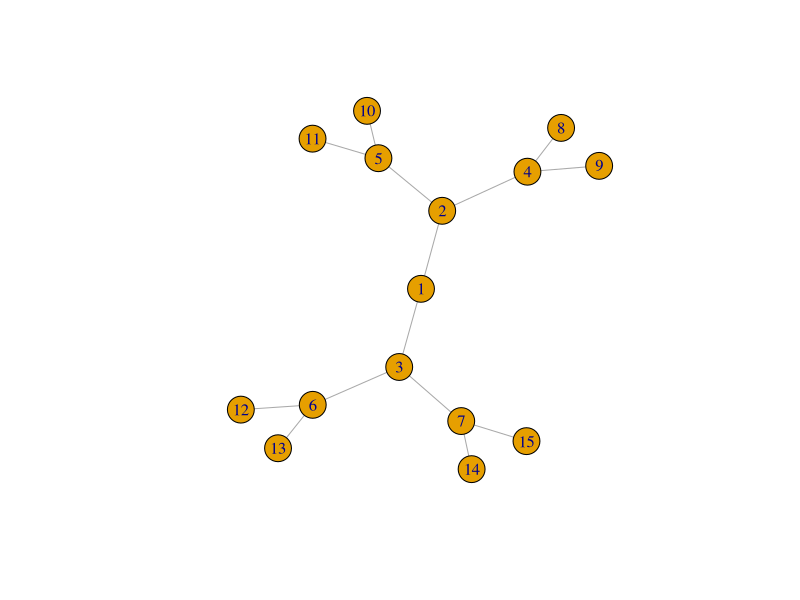
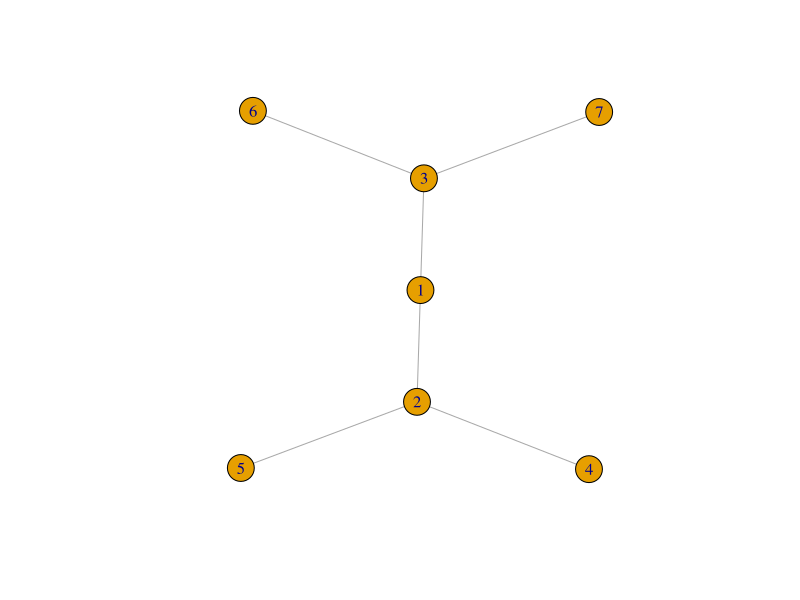
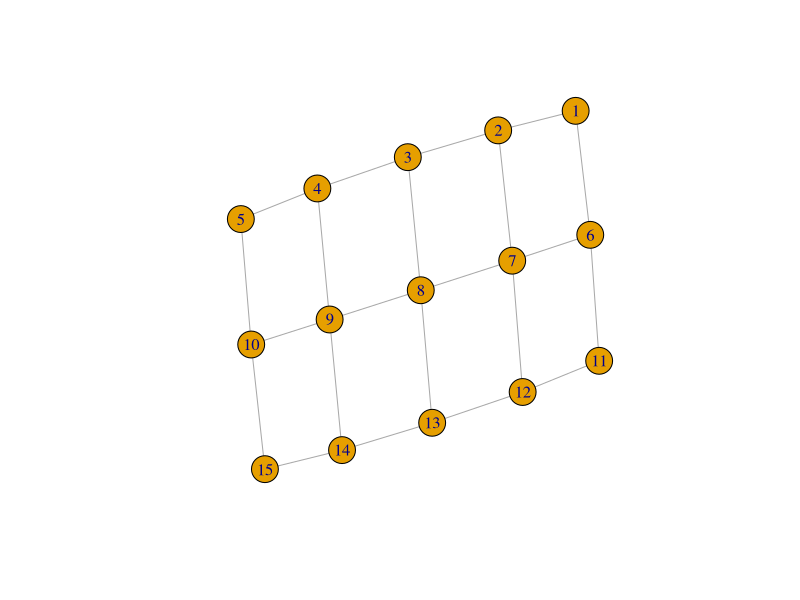
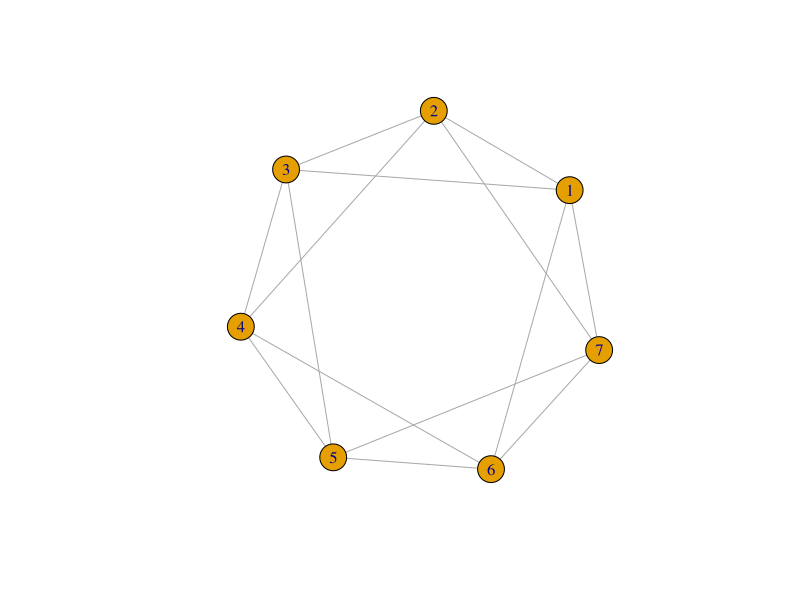
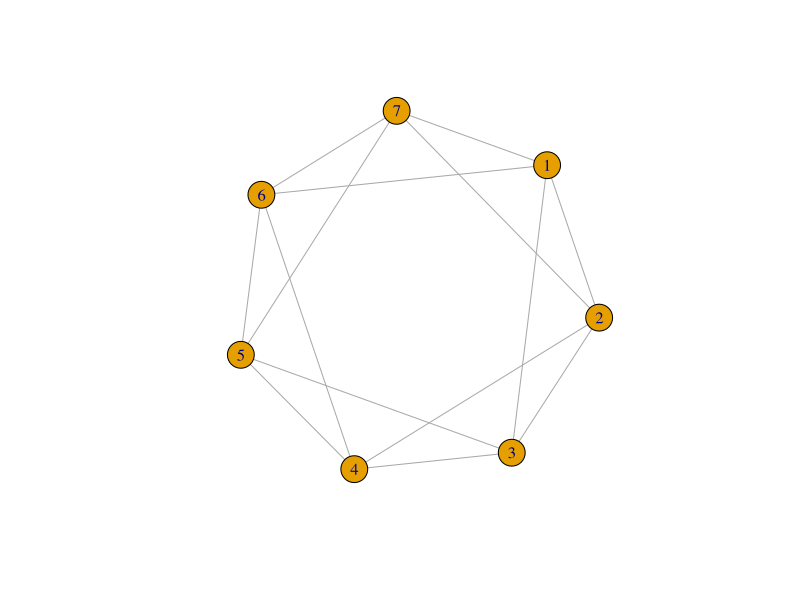
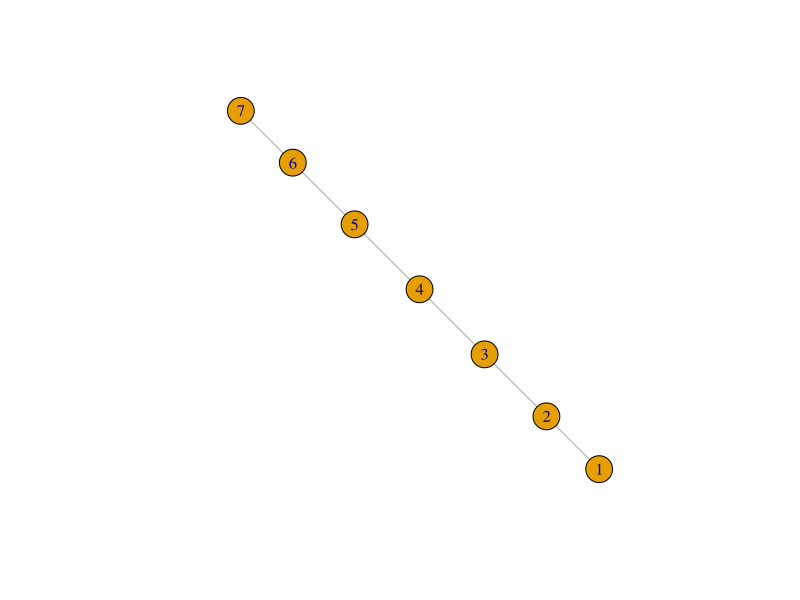
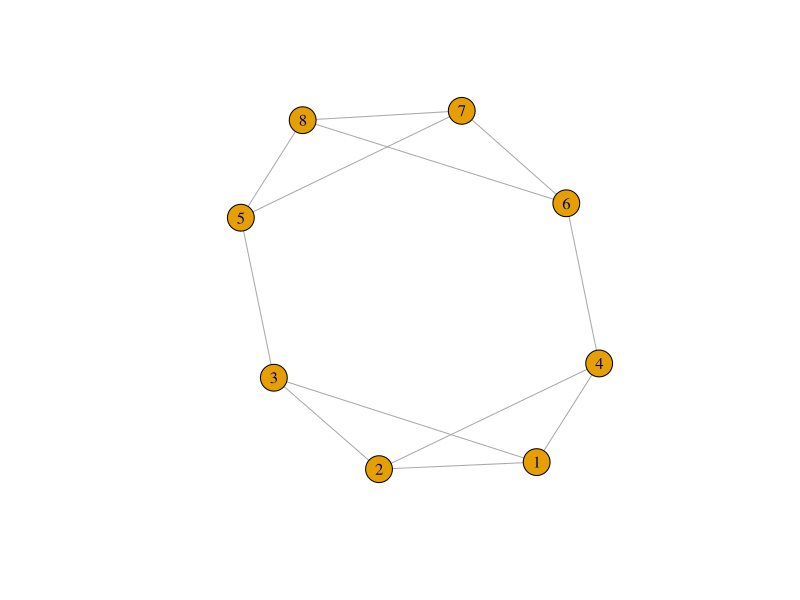
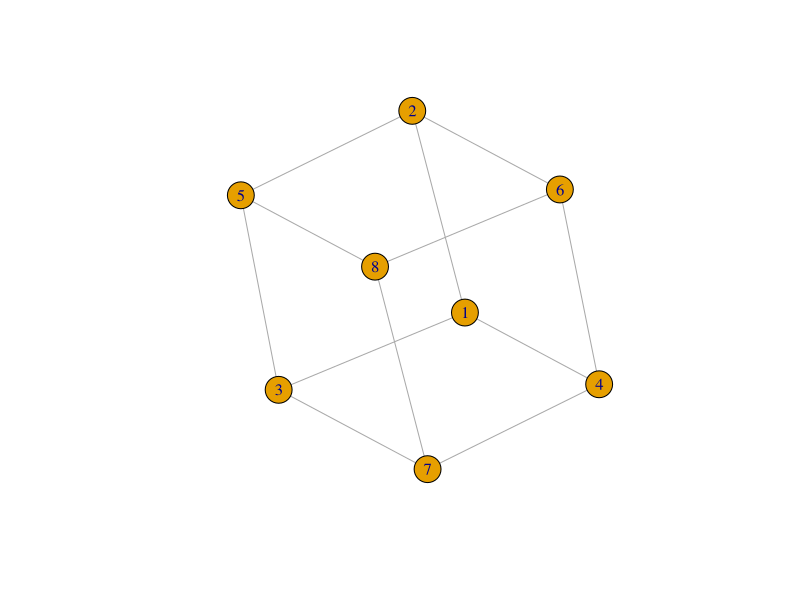

These charts were generated, in order, by the following R code: (Note: this script raises an error after producing the figures.)
library(igraph)
#########################################################################################################
#Anderson lab grpahs
#Dend 15
gt <- graph.tree(15, 2, "undirected") # Make the dendritic graph. 'undirected' option needs to be included to get the correct adjacency matrix
plot(gt) # Make a picture to check that it is right
gt.matrix <- as_adjacency_matrix(gt) # Get the adjacency matrix from the graph
gt.ev <- eigen(gt.matrix) # Get the eigenvalues of the adjacency matrix
gt.lambda_m <- max(gt.ev$values) # The max is what we want
gt.lambda_m

#dend.7
gt <- graph.tree(7, 2, "undirected") # Make the dendritic graph. 'undirected' option needs to be included to get the correct adjacency matrix
plot(gt) # Make a picture to check that it is right
gt.matrix <- as_adjacency_matrix(gt) # Get the adjacency matrix from the graph
gt.ev <- eigen(gt.matrix) # Get the eigenvalues of the adjacency matrix
gt.lambda_m <- max(gt.ev$values) # The max is what we want
gt.lambda_m

#lattice 15
gf <- make_lattice(c(5, 3), "undirected") # Make the lattice graph
plot(gf) # Picture
gf.matrix <- as_adjacency_matrix(gf) # Get the adjacency matrix from the graph
gf.ev <- eigen(gf.matrix) # Get the eigenvalues of the adjacency matrix 
gf.lambda_m <- max(gf.ev$values) # The max is what we want
gf.lambda_m

#lattice 7
#gf <- make_lattice(c(7, 1),circular=T) # Make the lattice graph
gf <- graph( edges=c(1,2, 1,7, 1,3, 1,6, 2,3, 2,4, 2,7, 3,4, 3,5, 4,5, 4,6, 5,6, 7,5, 7,6 ), n=7, directed=F ) 
plot(gf)
plot(gf) # Picture
gf.matrix <- as_adjacency_matrix(gf) # Get the adjacency matrix from the graph
gf.ev <- eigen(gf.matrix) # Get the eigenvalues of the adjacency matrix 
gf.lambda_m <- max(gf.ev$values) # The max is what we want
gf.lambda_m

#straight 7
str.7 <- graph( edges=c(1,2, 2,3, 3,4, 4,5, 5,6, 6,7), n=7, directed=F ) 
plot(str.7)
gf.matrix <- as_adjacency_matrix(str.7) # Get the adjacency matrix from the graph
gf.ev <- eigen(gf.matrix) # Get the eigenvalues of the adjacency matrix 
gf.lambda_m <- max(gf.ev$values) # The max is what we want
gf.lambda_m

#########################################################################################################

#Sean Graphs
sean.big <- graph( edges=c(1,2, 1,3,1,4, 2,3, 2,4, 3,5,4,6, 6,8,6,7,5,7,5,8,7,8), n=8, directed=F ) 
plot(sean.big) # A simple plot of the network - we'll talk more about plots later
gf.matrix <- as_adjacency_matrix(sean.big) # Get the adjacency matrix from the graph
gf.ev <- eigen(gf.matrix) # Get the eigenvalues of the adjacency matrix 
gf.lambda_m <- max(gf.ev$values) # The max is what we want
gf.lambda_m

latt.big.eigen<-eigen(gf.matrix)$values
syn.latt.big<-max(latt.big.eigen)/latt.big.eigen[length(latt.big.eigen)-1]

sean.small <- graph( edges=c(1,3,1,2, 3,5, 3,7, 2,5, 2,6, 4,7, 4,6, 1,4,8,5,8,7,8,6), n=8, directed=F ) 
plot(sean.small)
gf.matrix <- as_adjacency_matrix(sean.small) # Get the adjacency matrix from the graph
gf.ev <- eigen(gf.matrix) # Get the eigenvalues of the adjacency matrix 
gf.lambda_m <- max(gf.ev$values) # The max is what we want
gf.lambda_m

latt.small.eigen<-eigen(gf.matrix)$values
syn.latt.small<-max(latt.small.eigen)/latt.small.eigen[lengthlatt.small.eigen-1]


#########################################################################################################

#Holyoak structures (Habitat Attributes and Persistence AmNat 2000)

A <- graph( edges=c(1,2), n=2, directed=F ) 
plot(A) 
gf.matrix <- as_adjacency_matrix(A) # Get the adjacency matrix from the graph
gf.ev <- eigen(gf.matrix) # Get the eigenvalues of the adjacency matrix 
gf.lambda_m <- max(gf.ev$values) # The max is what we want
gf.lambda_m

A.eigen<-eigen(gf.matrix)$values
syn.A<-max(A.eigen)/A.eigen[length(A.eigen)-1]


B <- graph( edges=c(1,2, 2,3, 3,1), n=3, directed=F ) 
plot(B) #
gf.matrix <- as_adjacency_matrix(B) # Get the adjacency matrix from the graph
gf.ev <- eigen(gf.matrix) # Get the eigenvalues of the adjacency matrix 
gf.lambda_m <- max(gf.ev$values) # The max is what we want
gf.lambda_m


B.eigen<-eigen(gf.matrix)$values
syn.B<-max(B.eigen)/B.eigen[length(B.eigen)-1]

C <- graph( edges=c(1,2, 2,3), n=3, directed=F ) 
plot(C)
gf.matrix <- as_adjacency_matrix(C) # Get the adjacency matrix from the graph
gf.ev <- eigen(gf.matrix) # Get the eigenvalues of the adjacency matrix 
gf.lambda_m <- max(gf.ev$values) # The max is what we want
gf.lambda_m

C.eigen<-eigen(gf.matrix)$values
syn.C<-max(C.eigen)/C.eigen[length(C.eigen)-1]



D <- graph( edges=c(1,2, 2,3, 3,1 ), n=3, directed=F ) 
plot(D) 
gf.matrix <- as_adjacency_matrix(D) # Get the adjacency matrix from the graph
gf.ev <- eigen(gf.matrix) # Get the eigenvalues of the adjacency matrix 
gf.lambda_m <- max(gf.ev$values) # The max is what we want
gf.lambda_m

D.eigen<-eigen(gf.matrix)$values
syn.D<-max(D.eigen)/D.eigen[length(D.eigen)-1]



E <- graph( edges=c(1,2, 2,3, 3,1, 2,1, 3,2, 3,1), n=3, directed=F ) 
plot(E) #wrong
gf.matrix <- as_adjacency_matrix(E) # Get the adjacency matrix from the graph
gf.ev <- eigen(gf.matrix) # Get the eigenvalues of the adjacency matrix 
gf.lambda_m <- max(gf.ev$values) # The max is what we want
gf.lambda_m

E.eigen<-eigen(gf.matrix)$values
syn.E<-max(E.eigen)/E.eigen[length(E.eigen)-1]


Fa <- graph( edges=c(1,2, 2,3, 3,4, 4,1, 1,3, 2,4), n=4, directed=F ) 
plot(Fa) #wroong
gf.matrix <- as_adjacency_matrix(Fa) # Get the adjacency matrix from the graph
gf.ev <- eigen(gf.matrix) # Get the eigenvalues of the adjacency matrix 
gf.lambda_m <- max(gf.ev$values) # The max is what we want
gf.lambda_m

Fa.eigen<-eigen(gf.matrix)$values
syn.Fa<-max(Fa.eigen)/Fa.eigen[length(Fa.eigen)-1]


G <- graph( edges=c(1,2, 2,3, 3,4), n=4, directed=F ) 
plot(G) 
gf.matrix <- as_adjacency_matrix(G) # Get the adjacency matrix from the graph
gf.ev <- eigen(gf.matrix) # Get the eigenvalues of the adjacency matrix 
gf.lambda_m <- max(gf.ev$values) # The max is what we want
gf.lambda_m

G.eigen<-eigen(gf.matrix)$values
syn.G<-max(G.eigen)/G.eigen[length(G.eigen)-1]


H <- graph( edges=c(1,2, 2,3, 3,4, 4,1), n=4, directed=F ) 
plot(H) 
gf.matrix <- as_adjacency_matrix(H) # Get the adjacency matrix from the graph
gf.ev <- eigen(gf.matrix) # Get the eigenvalues of the adjacency matrix 
gf.lambda_m <- max(gf.ev$values) # The max is what we want
gf.lambda_m

H.eigen<-eigen(gf.matrix)$values
syn.H<-max(H.eigen)/H.eigen[length(H.eigen)-1]


I <- graph( edges=c(1,2, 2,3, 3,4, 4,1,  1,3, 4,2), n=4, directed=F ) 
plot(I) #
gf.matrix <- as_adjacency_matrix(I) # Get the adjacency matrix from the graph
gf.ev <- eigen(gf.matrix) # Get the eigenvalues of the adjacency matrix 
gf.lambda_m <- max(gf.ev$values) # The max is what we want
gf.lambda_m

I.eigen<-eigen(gf.matrix)$values
syn.I<-max(I.eigen)/I.eigen[length(I.eigen)-1]
#########################################################################################################
#holy 9 and 15

big <- graph( edges=c(1,2, 1,6,1,7, 2,7, 2,8, 2,6, 2,3, 3,7,3,8, 3,9, 3,4, 4,8, 4,9, 4,10, 4,5, 5,9, 5,10, 10,9, 10,15, 10,14, 9,8, 9,13, 9,14, 9,15, 8,14, 8,13, 8,12, 8,7, 7,13, 7,12, 7,11, 7,6, 6,11, 6,12, 11,12, 11,16, 11,17, 12,13, 12,17 ,12,16, 12,18, 13,14 ,13,17, 13,18 ,13,19, 14,18, 14,19, 14,15, 14,20, 15,19, 15,20, 16,21, 20,19, 20,25, 20,24, 19,25, 19,24, 19,23, 19,18, 18,24, 18,23, 18,22, 18,17, 17,23, 17,22, 17,21, 17,16,  16,22, 21,22, 22,23, 23,24, 24,25 ), n=25, directed=F ) 
plot(big) # A simple plot of the network - we'll talk more about plots later
gf.matrix <- as_adjacency_matrix(big) # Get the adjacency matrix from the graph
gf.ev <- eigen(gf.matrix) # Get the eigenvalues of the adjacency matrix 
gf.lambda_m <- max(gf.ev$values) # The max is what we want
gf.lambda_m

small <- graph( edges=c(1,2, 1,4, 1,5, 2,4, 2,5, 2,3,2,6, 3,5, 3,6, 6,5, 6,9, 6,8, 5,4, 5,8, 5,9, 5,7, 4,7, 4,8, 7,8, 8,9), n=9, directed=F ) 
plot(small)
gf.matrix <- as_adjacency_matrix(small) # Get the adjacency matrix from the graph
gf.ev <- eigen(gf.matrix) # Get the eigenvalues of the adjacency matrix 
gf.lambda_m <- max(gf.ev$values) # The max is what we want
gf.lambda_m

